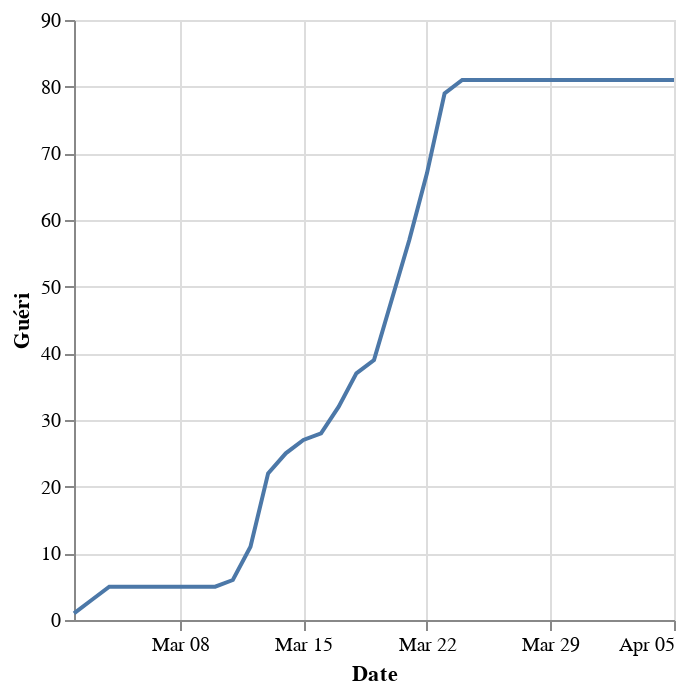

Notebook code cell kept with this figure:
### Code cell
alt.Chart(df_cumulative_sums).mark_line().encode(
    x='Date',
    y='Guéri'
)

### Figure 1 — Vega-Lite specification as saved in the notebook (floating-point values rounded to 4 significant figures)
{"config": {"view": {"continuousWidth": 300, "continuousHeight": 300}}, "data": {"name": "data-01b94e54d5a7e15c3c8e817b5f2907e4"}, "mark": {"type": "line"}, "encoding": {"x": {"field": "Date", "type": "temporal"}, "y": {"field": "Guéri", "type": "quantitative"}}, "$schema": "https://vega.github.io/schema/vega-lite/v5.14.1.json", "datasets": {"data-01b94e54d5a7e15c3c8e817b5f2907e4": [{"Date": "2020-03-02T00:00:00", "Positif": 1, "Negatif": 0, "Décédé": 0.0, "Guéri": 1.0}, {"Date": "2020-03-03T00:00:00", "Positif": 2, "Negatif": 1, "Décédé": 0.0, "Guéri": 3.0}, {"Date": "2020-03-04T00:00:00", "Positif": 4, "Negatif": 1, "Décédé": 0.0, "Guéri": 5.0}, {"Date": "2020-03-06T00:00:00", "Positif": 4, "Negatif": 3, "Décédé": 0.0, "Guéri": 5.0}, {"Date": "2020-03-07T00:00:00", "Positif": 4, "Negatif": 5, "Décédé": 0.0, "Guéri": 5.0}, {"Date": "2020-03-08T00:00:00", "Positif": 4, "Negatif": 7, "Décédé": 0.0, "Guéri": 5.0}, {"Date": "2020-03-09T00:00:00", "Positif": 4, "Negatif": 13, "Décédé": 0.0, "Guéri": 5.0}, {"Date": "2020-03-10T00:00:00", "Positif": 4, "Negatif": 14, "Décédé": 0.0, "Guéri": 5.0}, {"Date": "2020-03-11T00:00:00", "Positif": 5, "Negatif": 21, "Décédé": 0.0, "Guéri": 6.0}, {"Date": "2020-03-12T00:00:00", "Positif": 10, "Negatif": 22, "Décédé": 0.0, "Guéri": 11.0}, {"Date": "2020-03-13T00:00:00", "Positif": 21, "Negatif": 22, "Décédé": 0.0, "Guéri": 22.0}, {"Date": "2020-03-14T00:00:00", "Positif": 24, "Negatif": 22, "Décédé": 0.0, "Guéri": 25.0}, {"Date": "2020-03-15T00:00:00", "Positif": 26, "Negatif": 22, "Décédé": 0.0, "Guéri": 27.0}, {"Date": "2020-03-16T00:00:00", "Positif": 27, "Negatif": 30, "Décédé": 0.0, "Guéri": 28.0}, {"Date": "2020-03-17T00:00:00", "Positif": 31, "Negatif": 70, "Décédé": 0.0, "Guéri": 32.0}, {"Date": "2020-03-18T00:00:00", "Positif": 36, "Negatif": 92, "Décédé": 0.0, "Guéri": 37.0}, {"Date": "2020-03-19T00:00:00", "Positif": 38, "Negatif": 112, "Décédé": 0.0, "Guéri": 39.0}, {"Date": "2020-03-20T00:00:00", "Positif": 47, "Negatif": 159, "Décédé": 0.0, "Guéri": 48.0}, {"Date": "2020-03-21T00:00:00", "Positif": 56, "Negatif": 181, "Décédé": 0.0, "Guéri": 57.0}, {"Date": "2020-03-22T00:00:00", "Positif": 67, "Negatif": 255, "Décédé": 1.0, "Guéri": 67.0}, {"Date": "2020-03-23T00:00:00", "Positif": 79, "Negatif": 304, "Décédé": 1.0, "Guéri": 79.0}, {"Date": "2020-03-24T00:00:00", "Positif": 86, "Negatif": 356, "Décédé": 1.0, "Guéri": 81.0}, {"Date": "2020-03-25T00:00:00", "Positif": 99, "Negatif": 485, "Décédé": 1.0, "Guéri": 81.0}, {"Date": "2020-03-26T00:00:00", "Positif": 105, "Negatif": 609, "Décédé": 1.0, "Guéri": 81.0}, {"Date": "2020-03-27T00:00:00", "Positif": 119, "Negatif": 739, "Décédé": 1.0, "Guéri": 81.0}, {"Date": "2020-03-28T00:00:00", "Positif": 130, "Negatif": 826, "Décédé": 1.0, "Guéri": 81.0}, {"Date": "2020-03-29T00:00:00", "Positif": 141, "Negatif": 966, "Décédé": 1.0, "Guéri": 81.0}, {"Date": "2020-03-30T00:00:00", "Positif": 161, "Negatif": 1033, "Décédé": 1.0, "Guéri": 81.0}, {"Date": "2020-03-31T00:00:00", "Positif": 175, "Negatif": 1117, "Décédé": 2.0, "Guéri": 81.0}, {"Date": "2020-04-01T00:00:00", "Positif": 190, "Negatif": 1297, "Décédé": 2.0, "Guéri": 81.0}, {"Date": "2020-04-02T00:00:00", "Positif": 195, "Negatif": 1379, "Décédé": 2.0, "Guéri": 81.0}, {"Date": "2020-04-03T00:00:00", "Positif": 207, "Negatif": 1520, "Décédé": 2.0, "Guéri": 81.0}, {"Date": "2020-04-04T00:00:00", "Positif": 219, "Negatif": 1685, "Décédé": 2.0, "Guéri": 81.0}, {"Date": "2020-04-05T00:00:00", "Positif": 222, "Negatif": 1774, "Décédé": 2.0, "Guéri": 81.0}]}}
